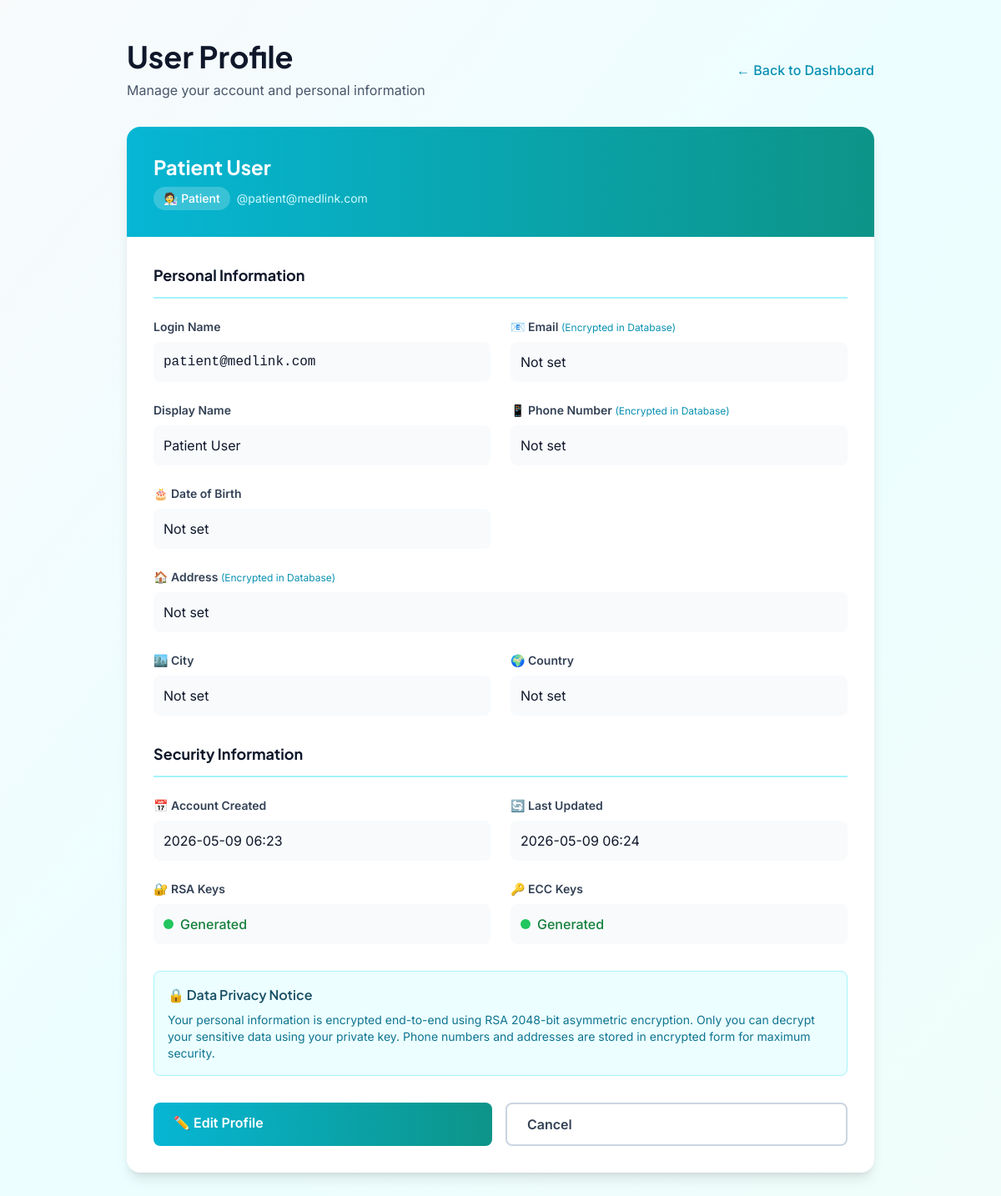
Screenshot of /profile (signed in) with the database file from the repository.
### models.py (models this page shows, shortened)
class User(db.Model):
    __tablename__ = 'users'
    id = db.Column(db.Integer, primary_key=True)
    username = db.Column(db.String(120), unique=True, nullable=False, index=True)
    role = db.Column(db.String(20), nullable=False)  # 'patient', 'doctor', 'specialist', 'admin'
    password_hash = db.Column(db.String(255), nullable=False)
    encrypted_email = db.Column(db.Text, nullable=True)  # RSA encrypted, only decrypted with private key
    rsa_public_key = db.Column(db.Text, nullable=True)  # JSON: {"e": int, "n": int}
    rsa_private_key = db.Column(db.Text, nullable=True)  # JSON: {"d": int, "n": int} - Stored securely
    ecc_public_key = db.Column(db.Text, nullable=True)  # JSON: {"x": int, "y": int}
    ecc_private_key = db.Column(db.Text, nullable=True)  # JSON: {"k": int} - Stored securely
    public_key = db.Column(db.Text, nullable=True)  # For encryption purposes
    encrypted_profile = db.Column(db.Text, nullable=True)  # Encrypted email/NID
    display_name = db.Column(db.String(120), nullable=True)
    phone = db.Column(db.Text, nullable=True)  # Encrypted
    date_of_birth = db.Column(db.String(20), nullable=True)
    address = db.Column(db.Text, nullable=True)  # Encrypted
    city = db.Column(db.String(100), nullable=True)
    country = db.Column(db.String(100), nullable=True)
    two_fa_enabled = db.Column(db.Boolean, default=False)
    two_fa_challenge = db.Column(db.String(10), nullable=True)
    two_fa_timestamp = db.Column(db.DateTime, nullable=True)
    encrypted_nid = db.Column(db.Text, nullable=True)
    encrypted_blood_group = db.Column(db.Text, nullable=True)
    nid_mac = db.Column(db.String(255), nullable=True)
    license_number = db.Column(db.String(120), nullable=True, index=True)
    license_verified = db.Column(db.Boolean, default=False)
    last_key_rotation = db.Column(db.DateTime, nullable=True)
    is_approved = db.Column(db.Boolean, default=False)  # False for new registrations
    approved_at = db.Column(db.DateTime, nullable=True)
    approved_by_admin_id = db.Column(db.Integer, db.ForeignKey('users.id'), nullable=True)
    created_at = db.Column(db.DateTime, default=datetime.now)
    updated_at = db.Column(db.DateTime, default=datetime.now, onupdate=datetime.now)
    sent_referrals = db.relationship('Referral', foreign_keys='Referral.sender_id', backref='sender', lazy=True)
    received_referrals = db.relationship('Referral', foreign_keys='Referral.receiver_id', backref='receiver', lazy=True)
    sent_messages = db.relationship('Message', foreign_keys='Message.sender_id', backref='sender_msg', lazy=True)
    received_messages = db.relationship('Message', foreign_keys='Message.receiver_id', backref='receiver_msg', lazy=True)
    def get_display_name(self):
        if self.display_name:
            return self.display_name
    def get_phone(self):
        if not self.phone:
            return None
        if self.phone and len(self.phone) > 20 and all(c in '0123456789abcdef' for c in self.phone.lower()):
            return self.decrypt_field(self.phone)
        return self.phone
    def get_address(self):
        if not self.address:
            return None
        if self.address and len(self.address) > 20 and all(c in '0123456789abcdef' for c in self.address.lower()):
            return self.decrypt_field(self.address)
        return self.address
    def get_date_of_birth(self):
        if not self.date_of_birth:
            return None
        if self.date_of_birth and len(self.date_of_birth) > 20 and all(c in '0123456789abcdef' for c in self.date_of_birth.lower()):
            return self.decrypt_field(self.date_of_birth)
        return self.date_of_birth
    def get_email(self):
        if not self.encrypted_email:
            return None
        if self.encrypted_email and len(self.encrypted_email) > 20 and all(c in '0123456789abcdef' for c in self.encrypted_email.lower()):
            return self.decrypt_field(self.encrypted_email)
        return self.encrypted_email

### app.py (the view)
@app.route('/profile')
def profile():
    if 'user_id' not in session:
        return redirect(url_for('login'))
    user_id = session.get('user_id')
    user = User.query.get(user_id)
    if not user:
        session.clear()
        return redirect(url_for('login'))
    user_profile = {
        'id': user.id,
        'username': user.username,
        'display_name': user.display_name,
        'role': user.role,
        'phone': user.get_phone(),
        'address': user.get_address(),
        'date_of_birth': user.get_date_of_birth(),
        'email': user.get_email(),
        'city': user.city,
        'country': user.country,
        'created_at': user.created_at,
        'updated_at': user.updated_at,
        'rsa_keys': 'Generated' if user.rsa_public_key else 'Not Generated',
        'ecc_keys': 'Generated' if user.ecc_public_key else 'Not Generated'
    }
    return render_template('profile.html', user=user, user_profile=user_profile)

### templates/profile.html (shortened to what this page needs)
{% extends "base.html" %}
{% block content %}
<div class="min-h-screen bg-gradient-to-br from-slate-50 via-cyan-50 to-teal-50 py-12 px-4">
    <div class="max-w-4xl mx-auto">
        <div class="mb-8">
            <div class="flex items-center justify-between">
                <div>
                    <h1 class="text-4xl font-bold text-slate-900 mb-2">User Profile</h1>
                    <p class="text-slate-600">Manage your account and personal information</p>
                </div>
                <div class="text-right">
                    <a href="{{ url_for('dashboard') }}" class="text-cyan-600 hover:text-cyan-700 font-medium">
                        ← Back to Dashboard
                    </a>
                </div>
            </div>
        </div>
        <div class="bg-white rounded-2xl shadow-lg overflow-hidden">
            <div class="bg-gradient-to-r from-cyan-500 to-teal-600 p-8 text-white">
                <h2 class="text-2xl font-bold mb-2">{{ user.get_display_name() }}</h2>
                <div class="flex items-center gap-2">
                    <span class="inline-block px-3 py-1 bg-white bg-opacity-20 rounded-full text-sm font-medium">
                        {% if user.role == 'doctor' %}
                            👨‍⚕️ Doctor
                        {% elif user.role == 'specialist' %}
                            👨‍⚕️ Specialist
                        {% else %}
                            🧑‍🔬 Patient
                        {% endif %}
                    </span>
                    <span class="text-sm text-cyan-100">@{{ user.username }}</span>
                </div>
            </div>
            <div class="p-8">
                <div class="mb-8">
                    <h3 class="text-lg font-bold text-slate-900 mb-6 pb-3 border-b-2 border-cyan-200">
                        Personal Information
                    </h3>
                    <div class="grid grid-cols-1 md:grid-cols-2 gap-6">
                        <div>
                            <label class="block text-sm font-semibold text-slate-700 mb-2">Login Name</label>
                            <div class="p-3 bg-slate-50 rounded-lg">
                                <p class="text-slate-900 font-mono">{{ user.username }}</p>
                            </div>
                        </div>
                        <div>
                            <label class="block text-sm font-semibold text-slate-700 mb-2">
                                📧 Email
                                <span class="text-xs text-cyan-600 font-normal">(Encrypted in Database)</span>
                            </label>
                            <div class="p-3 bg-slate-50 rounded-lg">
                                <p class="text-slate-900">{{ user_profile.email or 'Not set' }}</p>
                            </div>
                        </div>
                        <div>
                            <label class="block text-sm font-semibold text-slate-700 mb-2">Display Name</label>
                            <div class="p-3 bg-slate-50 rounded-lg">
                                <p class="text-slate-900">{{ user.display_name or 'Not set' }}</p>
                            </div>
                        </div>
                        <div>
                            <label class="block text-sm font-semibold text-slate-700 mb-2">
                                📱 Phone Number
                                <span class="text-xs text-cyan-600 font-normal">(Encrypted in Database)</span>
                            </label>
                            <div class="p-3 bg-slate-50 rounded-lg">
                                <p class="text-slate-900">{{ user_profile.phone or 'Not set' }}</p>
                            </div>
                        </div>
                        <div>
                            <label class="block text-sm font-semibold text-slate-700 mb-2">🎂 Date of Birth</label>
                            <div class="p-3 bg-slate-50 rounded-lg">
                                <p class="text-slate-900">{{ user_profile.date_of_birth or 'Not set' }}</p>
                            </div>
                        </div>
                        <div class="md:col-span-2">
                            <label class="block text-sm font-semibold text-slate-700 mb-2">
                                🏠 Address
                                <span class="text-xs text-cyan-600 font-normal">(Encrypted in Database)</span>
                            </label>
                            <div class="p-3 bg-slate-50 rounded-lg">
                                <p class="text-slate-900">{{ user_profile.address or 'Not set' }}</p>
                            </div>
                        </div>
                        <div>
                            <label class="block text-sm font-semibold text-slate-700 mb-2">🏙️ City</label>
                            <div class="p-3 bg-slate-50 rounded-lg">
                                <p class="text-slate-900">{{ user.city or 'Not set' }}</p>
                            </div>
                        </div>
                        <div>
                            <label class="block text-sm font-semibold text-slate-700 mb-2">🌍 Country</label>
                            <div class="p-3 bg-slate-50 rounded-lg">
                                <p class="text-slate-900">{{ user.country or 'Not set' }}</p>
                            </div>
                        </div>
                    </div>
                </div>
                <div class="mb-8">
                    <h3 class="text-lg font-bold text-slate-900 mb-6 pb-3 border-b-2 border-cyan-200">
                        Security Information
                    </h3>
                    <div class="grid grid-cols-1 md:grid-cols-2 gap-6">
                        <div>
                            <label class="block text-sm font-semibold text-slate-700 mb-2">📅 Account Created</label>
                            <div class="p-3 bg-slate-50 rounded-lg">
                                <p class="text-slate-900">{{ user.created_at.strftime('%Y-%m-%d %H:%M') }}</p>
                            </div>
                        </div>
                        <div>
                            <label class="block text-sm font-semibold text-slate-700 mb-2">🔄 Last Updated</label>
                            <div class="p-3 bg-slate-50 rounded-lg">
                                <p class="text-slate-900">{{ user.updated_at.strftime('%Y-%m-%d %H:%M') }}</p>
                            </div>
                        </div>
                        <div>
                            <label class="block text-sm font-semibold text-slate-700 mb-2">🔐 RSA Keys</label>
                            <div class="p-3 bg-slate-50 rounded-lg">
                                <span class="inline-flex items-center gap-2">
                                    {% if user.rsa_public_key %}
                                        <span class="w-3 h-3 bg-green-500 rounded-full"></span>
                                        <span class="text-green-700 font-medium">Generated</span>
                                    {% else %}
                                        <span class="w-3 h-3 bg-red-500 rounded-full"></span>
                                        <span class="text-red-700 font-medium">Not Generated</span>
                                    {% endif %}
                                </span>
                            </div>
                        </div>
                        <div>
                            <label class="block text-sm font-semibold text-slate-700 mb-2">🔑 ECC Keys</label>
                            <div class="p-3 bg-slate-50 rounded-lg">
                                <span class="inline-flex items-center gap-2">
                                    {% if user.ecc_public_key %}
                                        <span class="w-3 h-3 bg-green-500 rounded-full"></span>
                                        <span class="text-green-700 font-medium">Generated</span>
                                    {% else %}
                                        <span class="w-3 h-3 bg-red-500 rounded-full"></span>
                                        <span class="text-red-700 font-medium">Not Generated</span>
                                    {% endif %}
                                </span>
                            </div>
                        </div>
                    </div>
                </div>
                <div class="mb-8 p-4 bg-cyan-50 border border-cyan-200 rounded-lg">
                    <h4 class="font-semibold text-cyan-900 mb-2">🔒 Data Privacy Notice</h4>
                    <p class="text-sm text-cyan-700">
                        Your personal information is encrypted end-to-end using RSA 2048-bit asymmetric encryption.
                        Only you can decrypt your sensitive data using your private key. Phone numbers and addresses
                        are stored in encrypted form for maximum security.
                    </p>
                </div>
                <div class="flex gap-4">
                    <a href="{{ url_for('edit_profile') }}" class="flex-1 px-6 py-3 bg-gradient-to-r from-cyan-500 to-teal-600 text-white rounded-lg font-semibold hover:shadow-lg transition">
                        ✏️ Edit Profile
                    </a>
                    <a href="{{ url_for('dashboard') }}" class="flex-1 px-6 py-3 border-2 border-slate-300 text-slate-700 rounded-lg font-semibold hover:bg-slate-50 transition">
                        Cancel
                    </a>
                </div>
            </div>
        </div>
    </div>
</div>
{% endblock %}

### templates/base.html (style rules this page uses)
* { font-family: 'Inter', sans-serif; }
h1, h2, h3, h4, h5, h6 { font-family: 'Plus Jakarta Sans', sans-serif; }
button, a { transition: all 0.3s ease; }

### rows the page displays
User: get_display_name "Patient User", username "patient@medlink.com", display_name "Patient User", city "Not set", country "Not set", created_at "2026-05-09 06:23", updated_at "2026-05-09 06:24"

### other values shown
{{ user_profile.email or 'Not set' }} "Not set"
{{ user_profile.phone or 'Not set' }} "Not set"
{{ user_profile.date_of_birth or 'Not set' }} "Not set"
{{ user_profile.address or 'Not set' }} "Not set"
